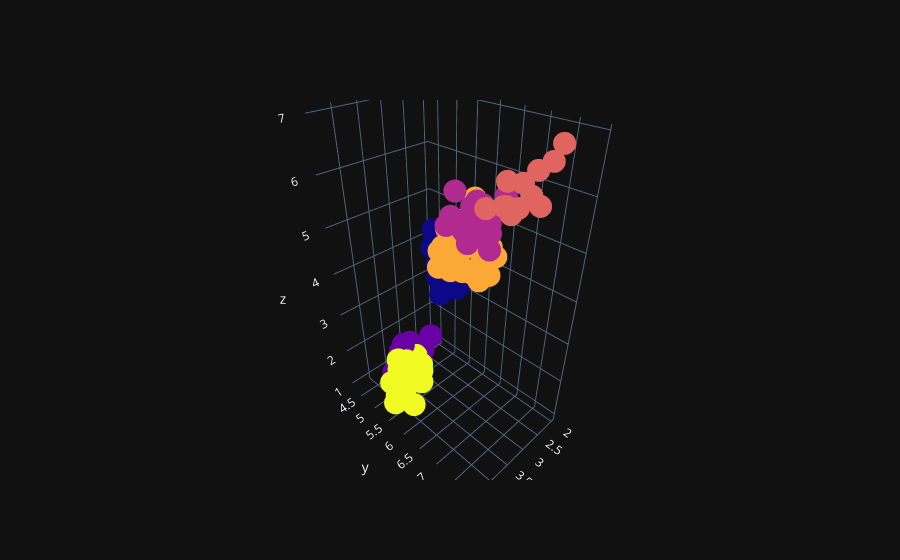

Notebook cell for this chart:
### Code cell
import plotly.graph_objects as go
fig = go.Figure(data=[go.Scatter3d(x=data['sepal_width'], y=data['sepal_length'], z=data['petal_length'], mode='markers', marker_color=data['Claster'])])
fig.show()

### Figure 1 — Plotly figure (JSON) as saved in the notebook; plotly's stock layout.template omitted (floating-point values rounded to 4 significant figures; data arrays with more than 128 entries replaced by an {"elided": "..."} marker saying what was removed)
{"data": [{"marker": {"color": {"elided": "150 int values"}}, "mode": "markers", "x": {"elided": "150 float values"}, "y": {"elided": "150 float values"}, "z": {"elided": "150 float values"}, "type": "scatter3d"}], "layout": {}}
